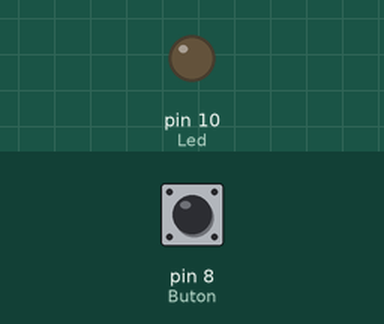
Bench run of a sketch on a simulated Arduino Uno, built with avr-gcc and run on an emulated ATmega328P. Shown: output pins drawn as LEDs (lit = HIGH). The test bench sets the inputs (shaded band); at power-on: pin 8 (Buton) LOW.

Above: at 1.2 s.
1.3 s: pin 8 (Buton) pulled HIGH for 0.15 s
At 1.37 s:
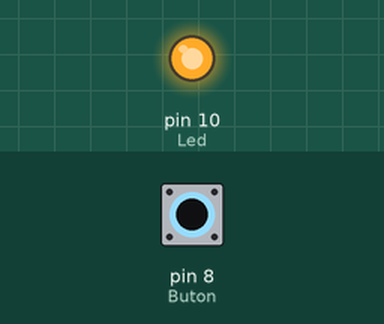
2.9 s: pin 8 (Buton) pulled HIGH for 3.2 s
At 7.3 s:
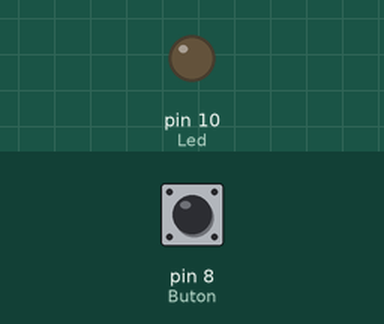
Timing chart, 0 to 8.8 s (numbered marks = the images above; inputs shaded):
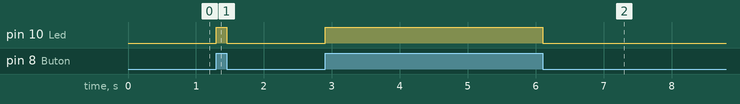

Measured:
- after the input at 1.3 s, pin 10 (Led): LOW → HIGH at once, → LOW 0.15 s later
- after the input at 2.9 s, pin 10 (Led): LOW → HIGH at once, → LOW 3.2 s later

The sketch:

Butonla_LED_Yakma.ino
```cpp
//BUTONLA LED YAKMA

#define Buton 8
#define Led 10

int buton_durumu = 0;

void setup() {

  pinMode(Buton, INPUT); // INPUT çünkü veri alıyoruz
  pinMode(Led, OUTPUT);   // Veriyi veriyoruz
}

void loop() {

  buton_durumu = digitalRead(Buton); // yukarda tanımladık öyle geldik
              // 0 mı 1 mi ona göre LED i yakıp söndürebiliriz
              // butona basıyorsak yak elimizi çekersek söndür
    if(buton_durumu == 1){    // 5 v geliyorsa
      digitalWrite(Led , HIGH);
    }

    else{
      digitalWrite(Led , LOW);
    }
}
```
